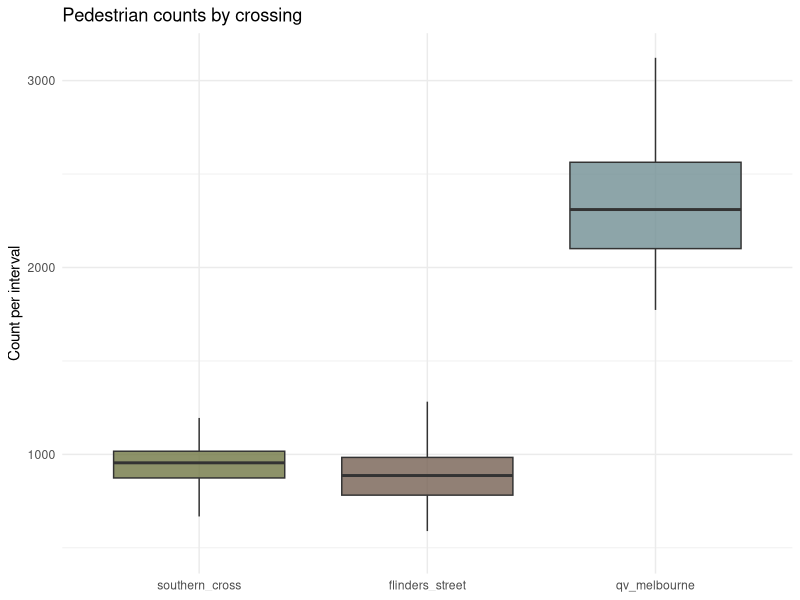
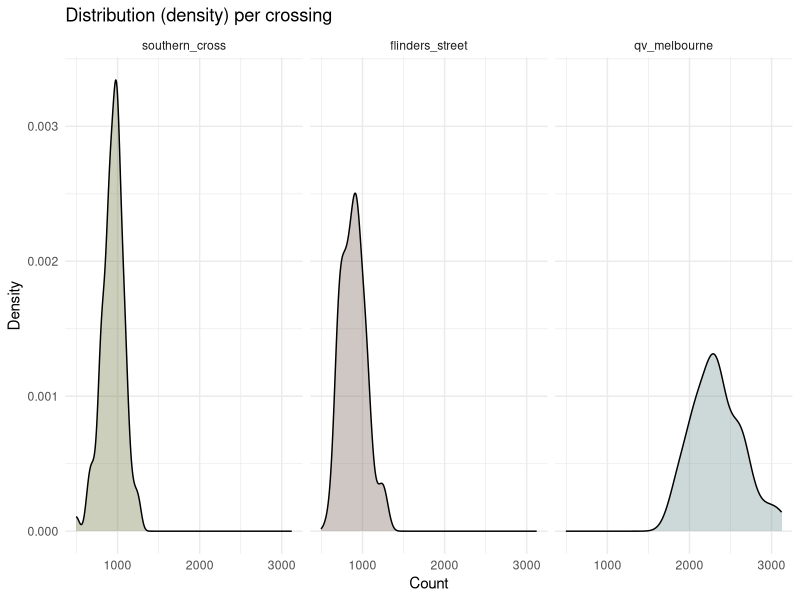
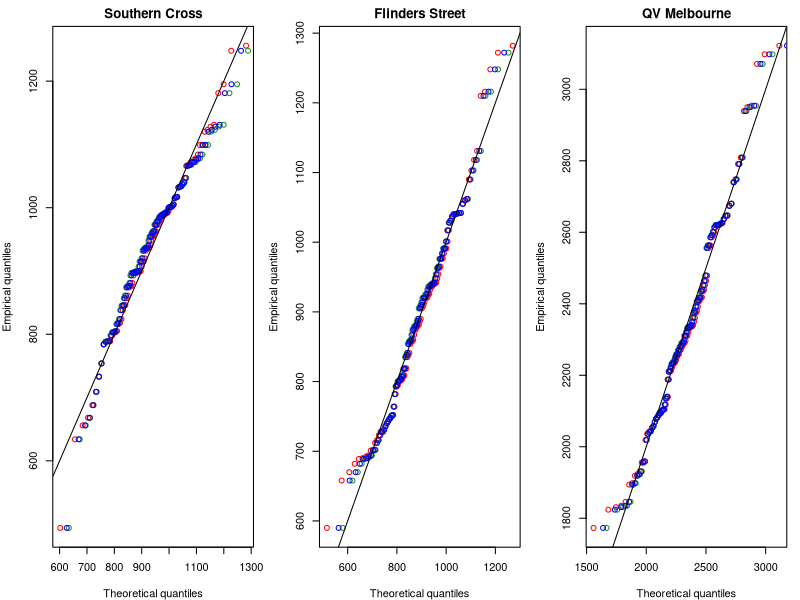

Write the R code that produced these figures, in order.
## ---- chunk 1
#| label: setup
#| include: false
#| echo: false
#| message: false
#| warning: false

knitr::opts_chunk$set(fig.align = "center", fig.width = 8, fig.height = 5, dpi = 150)

library(tidyverse)
library(boot)
library(MASS)
library(knitr)
library(kableExtra)

set.seed(355435)  

B <- 5000

cross_cols <- c(
  flinders_street = "#766153",
  qv_melbourne    = "#718f94",
  southern_cross  = "#717744"
)
## ---- chunk 2
pedestrian_df <- read.csv(here::here("data/pedestrians.csv"))
## ---- chunk 3
pedestrian_long <- pedestrian_df %>%
  mutate(obs = row_number()) %>%
  pivot_longer(-obs, names_to = "crossing", values_to = "count") %>%
  mutate(crossing = factor(crossing,
                           levels = c("southern_cross","flinders_street","qv_melbourne")))

# Boxplot
ggplot(pedestrian_long, aes(x = crossing, y = count, fill = crossing)) +
  geom_boxplot(outlier.shape = NA, alpha = 0.8) +
  scale_fill_manual(values = cross_cols) +
  labs(title = "Pedestrian counts by crossing", x = NULL, y = "Count per interval") +
  theme_minimal() +
  theme(legend.position = "none")

# Density (faceted)
ggplot(pedestrian_long, aes(x = count, fill = crossing)) +
  geom_density(alpha = 0.35) +
  facet_wrap(~ crossing, scales = "fixed") +
  scale_fill_manual(values = cross_cols, guide = "none") +
  labs(title = "Distribution (density) per crossing", x = "Count", y = "Density") +
  theme_minimal()

## ---- chunk 4
desc <- pedestrian_long |>
  group_by(crossing) |>
  summarise(
    n     = n(),
    mean  = mean(count),
    median= median(count),
    sd    = sd(count),
    min   = min(count),
    max   = max(count),
    iqr   = IQR(count),
    .groups = "drop"
)
## ---- chunk 5
# Southern Cross
sc <- pedestrian_df$southern_cross
fit_sc_norm  <- fitdistr(sc, "normal")
fit_sc_logn  <- fitdistr(sc, "lognormal")
fit_sc_gamma <- fitdistr(sc, "gamma")   

sc_models <- tibble(
  crossing = "southern_cross",
  model    = c("normal","lognormal","gamma"),
  logLik   = c(logLik(fit_sc_norm)[1],  logLik(fit_sc_logn)[1],  logLik(fit_sc_gamma)[1]),
  AIC      = c(AIC(fit_sc_norm),        AIC(fit_sc_logn),        AIC(fit_sc_gamma)),

  mean_est = c(
    unname(fit_sc_norm$estimate["mean"]),
    exp(fit_sc_logn$estimate["meanlog"] + 0.5*fit_sc_logn$estimate["sdlog"]^2),
    unname(fit_sc_gamma$estimate["shape"] / fit_sc_gamma$estimate["rate"])),
  
  sd_est   = c(
    unname(fit_sc_norm$estimate["sd"]),
    sqrt((exp(fit_sc_logn$estimate["sdlog"]^2) - 1) *
         exp(2*fit_sc_logn$estimate["meanlog"] + fit_sc_logn$estimate["sdlog"]^2)),
    sqrt(unname(fit_sc_gamma$estimate["shape"]) / (unname(fit_sc_gamma$estimate["rate"])^2))))

# Flinders Street
fl <- pedestrian_df$flinders_street
fit_fl_norm  <- fitdistr(fl, "normal")
fit_fl_logn  <- fitdistr(fl, "lognormal")
fit_fl_gamma <- fitdistr(fl, "gamma")

fl_models <- tibble(
  crossing = "flinders_street",
  model    = c("normal","lognormal","gamma"),
  logLik   = c(logLik(fit_fl_norm)[1],  logLik(fit_fl_logn)[1],  logLik(fit_fl_gamma)[1]),
  AIC      = c(AIC(fit_fl_norm),        AIC(fit_fl_logn),        AIC(fit_fl_gamma)),

  mean_est = c(
    unname(fit_fl_norm$estimate["mean"]),
    exp(fit_fl_logn$estimate["meanlog"] + 0.5*fit_fl_logn$estimate["sdlog"]^2),
    unname(fit_fl_gamma$estimate["shape"] / fit_fl_gamma$estimate["rate"])),
  
  sd_est   = c(
    unname(fit_fl_norm$estimate["sd"]),
    sqrt((exp(fit_fl_logn$estimate["sdlog"]^2) - 1) *
         exp(2*fit_fl_logn$estimate["meanlog"] + fit_fl_logn$estimate["sdlog"]^2)),
    sqrt(unname(fit_fl_gamma$estimate["shape"]) / (unname(fit_fl_gamma$estimate["rate"])^2))))

# QV Melbourne
qv <- pedestrian_df$qv_melbourne
fit_qv_norm  <- fitdistr(qv, "normal")
fit_qv_logn  <- fitdistr(qv, "lognormal")
fit_qv_gamma <- fitdistr(qv, "gamma")

qv_models <- tibble(
  crossing = "qv_melbourne",
  model    = c("normal","lognormal","gamma"),
  logLik   = c(logLik(fit_qv_norm)[1],  logLik(fit_qv_logn)[1],  logLik(fit_qv_gamma)[1]),
  AIC      = c(AIC(fit_qv_norm),        AIC(fit_qv_logn),        AIC(fit_qv_gamma)),

  mean_est = c(
    unname(fit_qv_norm$estimate["mean"]),
    exp(fit_qv_logn$estimate["meanlog"] + 0.5*fit_qv_logn$estimate["sdlog"]^2),
    unname(fit_qv_gamma$estimate["shape"] / fit_qv_gamma$estimate["rate"])),
  
  sd_est   = c(
    unname(fit_qv_norm$estimate["sd"]),
    sqrt((exp(fit_qv_logn$estimate["sdlog"]^2) - 1) *
         exp(2*fit_qv_logn$estimate["meanlog"] + fit_qv_logn$estimate["sdlog"]^2)),
    sqrt(unname(fit_qv_gamma$estimate["shape"]) / (unname(fit_qv_gamma$estimate["rate"])^2))))

mle_fits <- bind_rows(sc_models, fl_models, qv_models) |>
  arrange(crossing, AIC)

mle_fits
## ---- chunk 6
par(mfrow = c(1,3), mar = c(4,4,2,1))

## Southern Cross 
x <- sort(sc); n <- length(x); p <- (seq_len(n)-0.5)/n
qN <- qnorm(p,  mean = fit_sc_norm$estimate["mean"],    sd    = fit_sc_norm$estimate["sd"])
qL <- qlnorm(p, meanlog = fit_sc_logn$estimate["meanlog"], sdlog = fit_sc_logn$estimate["sdlog"])
qG <- qgamma(p, shape = fit_sc_gamma$estimate["shape"], rate = fit_sc_gamma$estimate["rate"])
plot(qN, x, xlab="Theoretical quantiles", ylab="Empirical quantiles", main="Southern Cross",
     pch=1, col="red"); points(qL, x, pch=1, col="forestgreen"); points(qG, x, pch=1, col="blue"); abline(0,1)

# Flinders Street
x <- sort(fl); n <- length(x); p <- (seq_len(n)-0.5)/n
qN <- qnorm(p,  mean = fit_fl_norm$estimate["mean"],    sd    = fit_fl_norm$estimate["sd"])
qL <- qlnorm(p, meanlog = fit_fl_logn$estimate["meanlog"], sdlog = fit_fl_logn$estimate["sdlog"])
qG <- qgamma(p, shape = fit_fl_gamma$estimate["shape"], rate = fit_fl_gamma$estimate["rate"])
plot(qN, x, xlab="Theoretical quantiles", ylab="Empirical quantiles", main="Flinders Street",
     pch=1, col="red"); points(qL, x, pch=1, col="forestgreen"); points(qG, x, pch=1, col="blue"); abline(0,1)

# QV Melbourne 
x <- sort(qv); n <- length(x); p <- (seq_len(n)-0.5)/n
qN <- qnorm(p,  mean = fit_qv_norm$estimate["mean"],    sd    = fit_qv_norm$estimate["sd"])
qL <- qlnorm(p, meanlog = fit_qv_logn$estimate["meanlog"], sdlog = fit_qv_logn$estimate["sdlog"])
qG <- qgamma(p, shape = fit_qv_gamma$estimate["shape"], rate = fit_qv_gamma$estimate["rate"])
plot(qN, x, xlab="Theoretical quantiles", ylab="Empirical quantiles", main="QV Melbourne",
     pch=1, col="red"); points(qL, x, pch=1, col="forestgreen"); points(qG, x, pch=1, col="blue"); abline(0,1)

par(mfrow = c(1,1))

## ---- chunk 7
